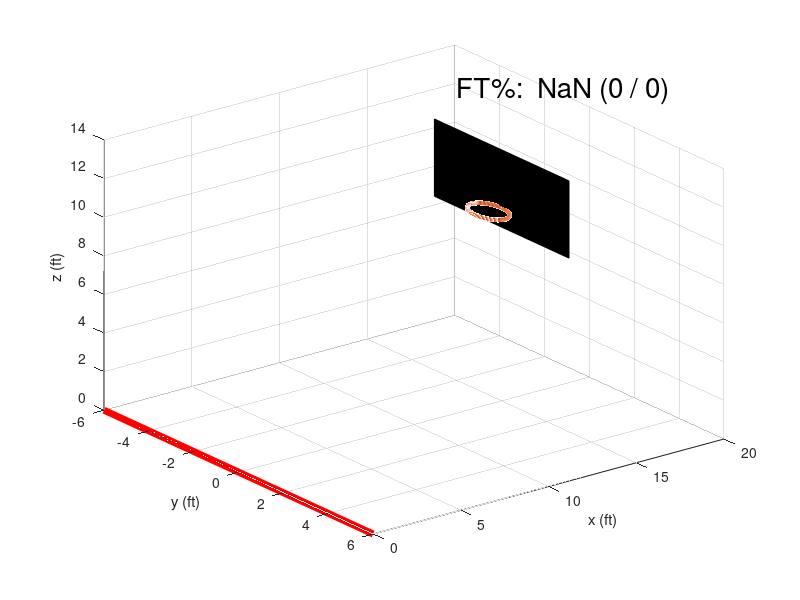

Write the MATLAB code that produced this figure.
%Specify the folder containing the trajectory files (x,y,z data)
folder_path = '';  % Replace with your folder path*************************

% Get a list of all .mat files in the folder
files = dir(fullfile(folder_path, '*.mat'));

% Initialize a figure for plotting
figure;

%Hoop
radius = 0.75;
center = [14.25,0,10];
theta = linspace(0, 2*pi, 100);
xc = radius * cos(theta) + center(1);
yc = radius * sin(theta) + center(2);
zc = center(3) * ones(size(theta)); % z-coordinate is constant
plot3(xc, yc, zc, '-', 'LineWidth', 3, 'Color', [0.8500 0.3250 0.0980]);
hold on

% FT line
x_line = [0, 0]; % x-coordinates for the line
y_line = [-6, 6]; % y-coordinates for the line
z_line = [0, 0]; % z-coordinates for the line

% Backboard
xB = [15 15 15 15];  % X-coordinates of the corners
yB = [-3 -3 3 3];  % Y-coordinates of the corners
zB = [13 9 9 13];  % Z-coordinates (all at the same height)
fill3(xB, yB, zB, 'black');  % 'r' specifies red color for the rectangle
line(x_line, y_line, z_line, 'Color', 'red', 'LineWidth', 5);
xlabel('x (ft)');
ylabel('y (ft)');
zlabel('z (ft)');
grid on
set(gca, 'YDir', 'reverse'); % Flip the y-axis
hold on;

missCount = 0;
madeCount = 0;

% Loop through each file
for i = 1:length(files)
    % Construct the full file path
    file_path = fullfile(folder_path, files(i).name);
    
    % Load the data from the file
    data = load(file_path);

    x = data.x_traj;
    y = data.y_traj;
    z = data.z_traj;

    if strcmp(data.result, 'missed')
        % Trajectory
        p = plot3(x, y, z);
        p.MarkerSize = 20;
        p.LineStyle = "--";
        p.Color = 'red';
        missCount = missCount+1;
    else
        % Trajectory
        p = plot3(x, y, z);
        p.MarkerSize = 20;
        p.LineStyle = "--";
        p.Color = 'green';
        madeCount = madeCount+1;
    end
end

FTPerc = (madeCount/(madeCount+missCount)*100);
totalShots = madeCount+missCount;

str = sprintf('FT%%:  %.1f (%i / %i)', FTPerc,madeCount, totalShots); % Example string
txt1 = text(15, -2, 15, str,'FontSize', 20, 'Color', 'black');
hold off;